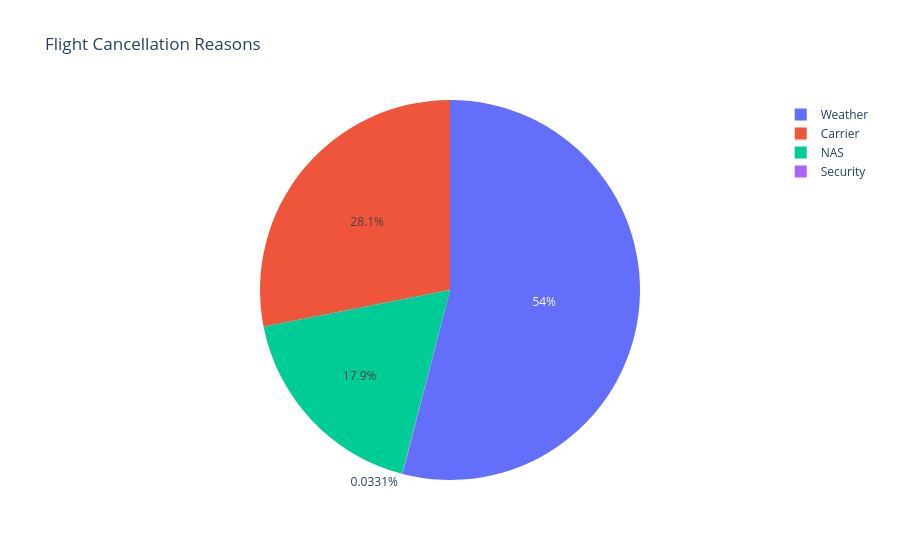

Here is the notebook cell this chart was saved with:
### Code cell
import plotly.express as px

fig = px.pie(
    cancellation_counts,
    names="Reason",
    values="Count",
    title="Flight Cancellation Reasons"
)

fig.show()

### Figure 1 — Plotly figure (JSON) as saved in the notebook; plotly's stock layout.template omitted (floating-point values rounded to 4 significant figures)
{"data": [{"domain": {"x": [0, 1], "y": [0, 1]}, "hovertemplate": "Reason=%{label}<br>Count=%{value}<extra></extra>", "labels": ["Weather", "Carrier", "NAS", "Security"], "legendgroup": "", "name": "", "showlegend": true, "type": "pie", "values": [4890, 2543, 1616, 3]}], "layout": {"legend": {"tracegroupgap": 0}, "title": {"text": "Flight Cancellation Reasons"}}}
